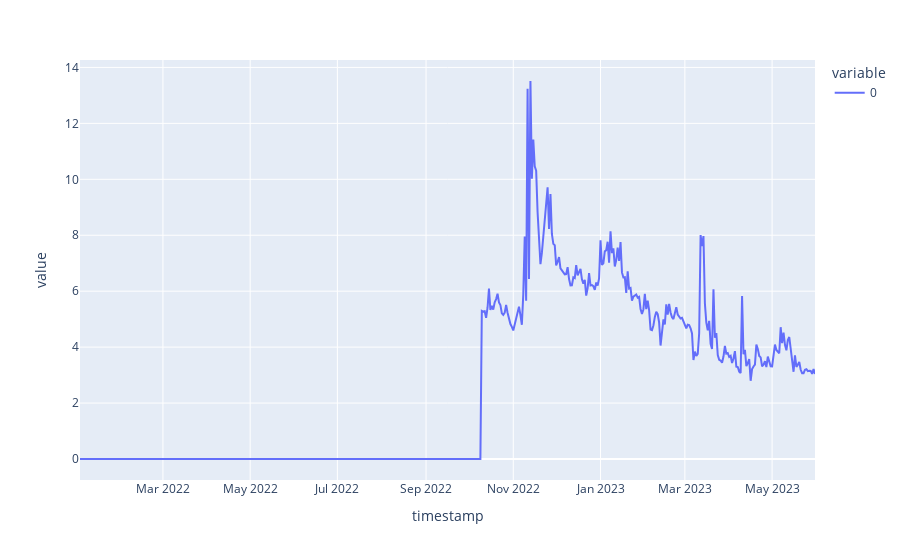

Write notebook code for a chart like this one.
### Code cell
px.line(stETH_eth_apr_df[['raw_base_apr', 'raw_fee_apr', 'raw_incentive_apr', 'raw_price_apr']].sum(axis=1))

### Figure 1 — Plotly figure (JSON) as saved in the notebook; plotly's stock layout.template omitted (floating-point values rounded to 4 significant figures; data arrays with more than 128 entries replaced by an {"elided": "..."} marker saying what was removed)
{"data": [{"hovertemplate": "variable=0<br>timestamp=%{x}<br>value=%{y}<extra></extra>", "legendgroup": "0", "line": {"color": "#636efa", "dash": "solid"}, "marker": {"symbol": "circle"}, "mode": "lines", "name": "0", "orientation": "v", "showlegend": true, "type": "scatter", "x": {"elided": "515 str values"}, "xaxis": "x", "y": {"elided": "515 float values"}, "yaxis": "y"}], "layout": {"legend": {"title": {"text": "variable"}, "tracegroupgap": 0}, "margin": {"t": 60}, "xaxis": {"anchor": "y", "domain": [0, 1], "title": {"text": "timestamp"}}, "yaxis": {"anchor": "x", "domain": [0, 1], "title": {"text": "value"}}}}
